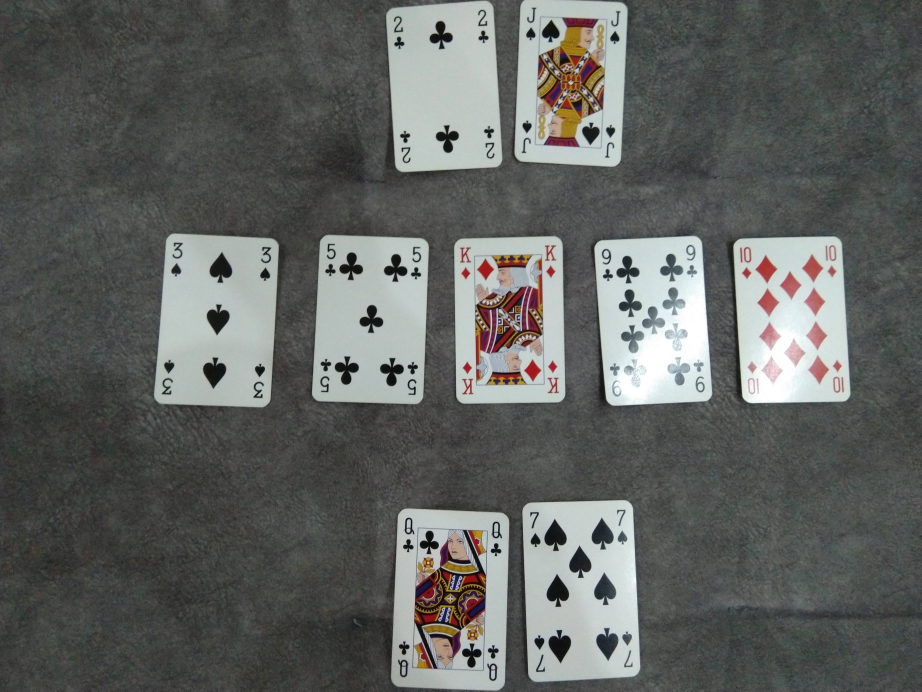
#> input picture main/01.jpg, 4608 x 3456 px (shown at 1/5 size)
$ python -i Cards.py   (imports and definitions only)
#> lines starting #> are read from the running program, lines starting #| are printed output that depends on the picture; after the words box and inside, x2 and y2 are one past the last pixel; in counts of white or black regions, pixels touching at a corner belong together
#> further down, picture is the input picture: shape (3456, 4608, 3); mean B, G, R 96.6, 99.3, 96.9
import numpy as np
import cv2

# adaptivni threshold
BKG_THRESH = 60
CARD_THRESH = 30

# sirina i visina coska karata, gde se nalaze broj i znak
CORNER_WIDTH = 50
CORNER_HEIGHT = 120

# dimenzije slika za ucenje broja
RANK_WIDTH = 65
RANK_HEIGHT = 100

# dimenzije slika za ucenje znaka
SUIT_WIDTH = 65
SUIT_HEIGHT = 75

RANK_DIFF_MAX = 4000
SUIT_DIFF_MAX = 5000

CARD_MAX_AREA = 150000
CARD_MIN_AREA = 25000

font = cv2.FONT_HERSHEY_SIMPLEX


class Query_card:

    # [12 lines left out: function __init__, not called in this run]


class Train_ranks:

    def __init__(self):
        self.img = []
        self.name = "Placeholder"


class Train_suits:

    def __init__(self):
        self.img = []
        self.name = "Placeholder"


# ucitava slike za treniranje broja
# [29 lines left out: functions load_ranks, load_suits, not called in this run]


def preprocess_image(image):

    gray = cv2.cvtColor(image, cv2.COLOR_BGR2GRAY)
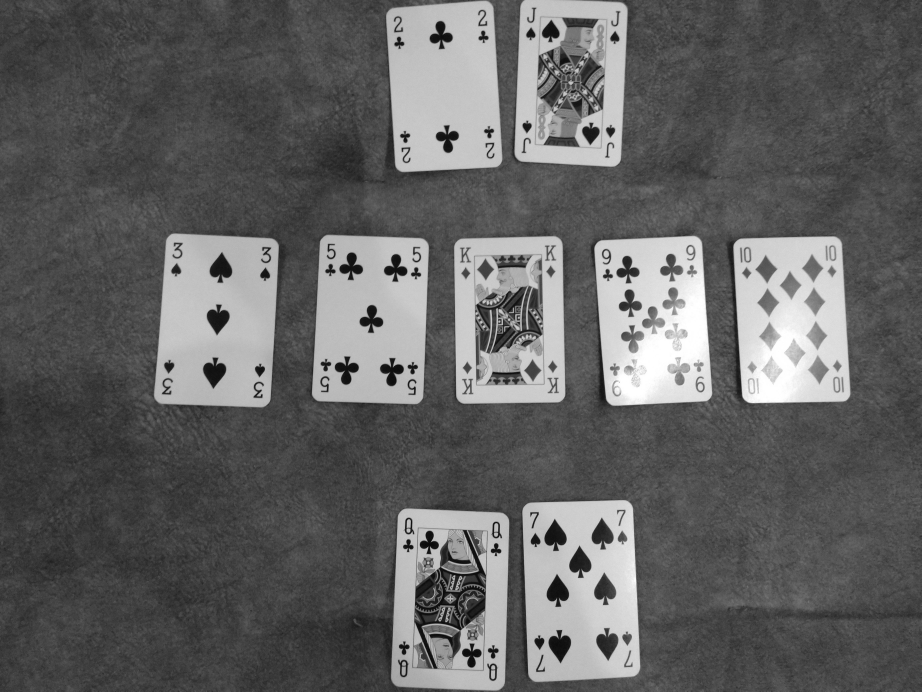
#> gray: shape (3456, 4608) (shown at 1/5 size); min 0, max 255, mean 98.3
    blur = cv2.GaussianBlur(gray, (5, 5), 0)

    # uzima se jedan pixel u centru vrha slike kako bi se odredio njen intenzitet
    # adaptivni threshold se postavlja za 50 vise od toga, sto mu omogucava da se prilagodi osvetljenju
    img_w, img_h = np.shape(image)[:2]
#> img_w = 3456; img_h = 4608
    bkg_level = gray[int(img_h / 100)][int(img_w / 2)]
#> bkg_level = 69
    thresh_level = bkg_level + BKG_THRESH
#> thresh_level = 129

    retval, thresh = cv2.threshold(blur, thresh_level, 255, cv2.THRESH_BINARY)
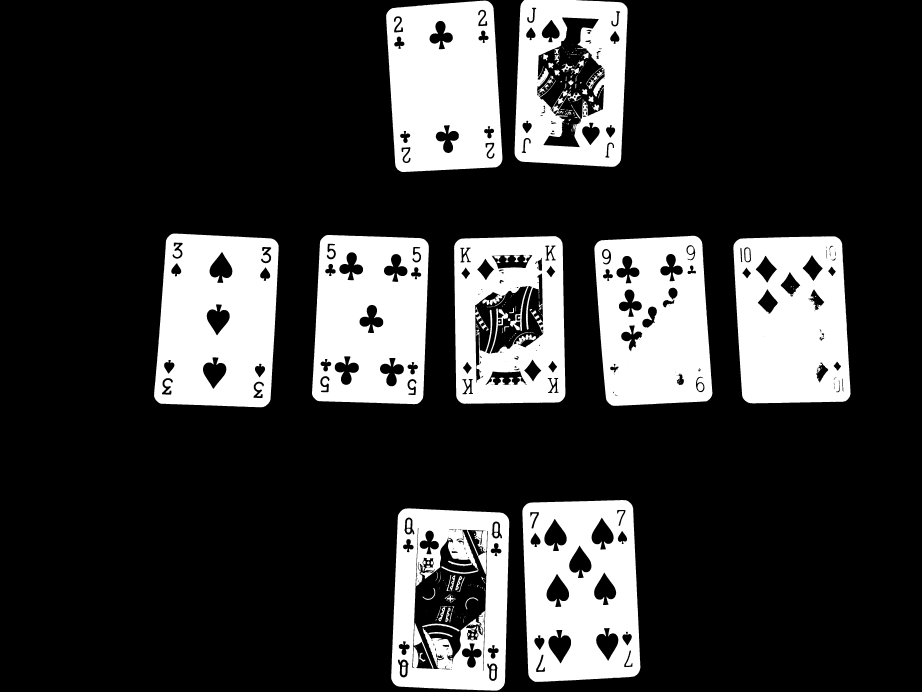
#> thresh: shape (3456, 4608) (shown at 1/5 size); 21.7% white; 313 white regions (174 under 20 px), largest, box (x1, y1, x2, y2) and area: (770, 1168, 1393, 2037) 439449, (1931, 3, 2512, 860) 416403, (2612, 2500, 3202, 3410) 412041
#> retval = 129

    return thresh


# [228 lines left out: functions find_cards, preprocess_card, match_card, draw_results, flattener, resize_image and 1 more, not called in this run]

>>> import cv2
>>> picture = cv2.imread('01.jpg')
>>> result = preprocess_image(picture)
